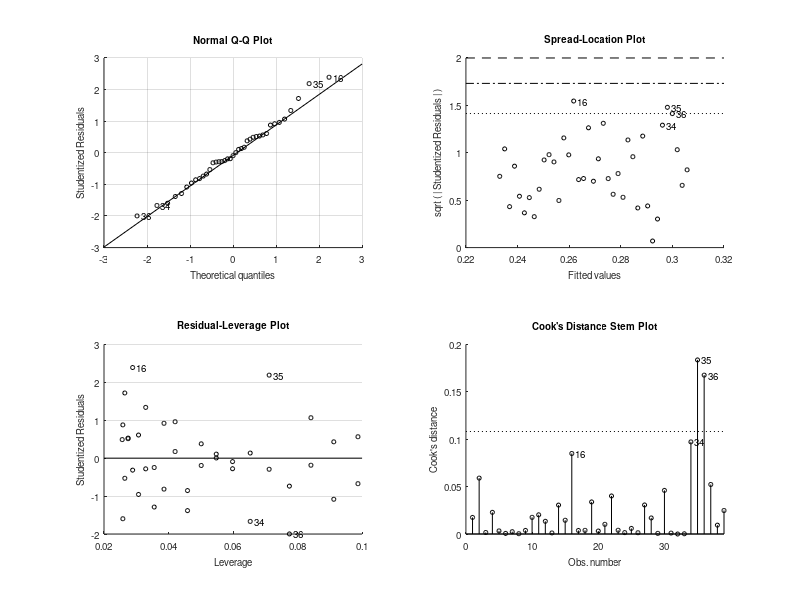
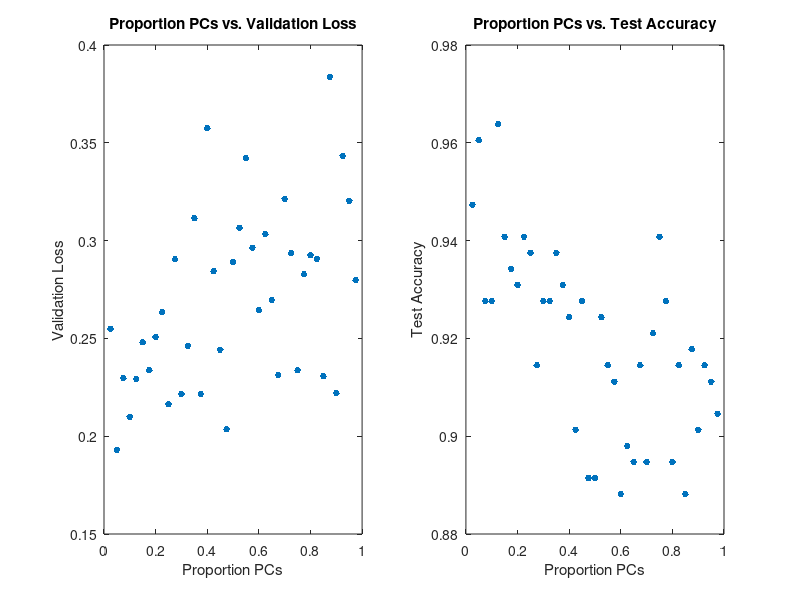

The MATLAB source for these figures, in order:
loss200 = csvread('loss_200.csv', 1, 0);
loss100 = csvread('loss.csv', 1, 0);
acc200 = csvread('accuracies_200.csv', 1, 0);
acc100 = csvread('accuracies.csv', 1, 0);


model_loss = fitlm(loss200(:,1),loss200(:,2));
model_acc = fitlm(acc200(:,1),acc200(:,2));

fig = subplot(1,2,1);
plot(loss200(:,1), loss200(:,2), '.', 'MarkerSize',15);
title('Proportion PCs vs. Validation Loss')
xlabel('Proportion PCs'), ylabel('Validation Loss')

subplot(1,2,2);
plot(acc200(:,1), acc200(:,2), '.', 'MarkerSize',15);
title('Proportion PCs vs. Test Accuracy')
xlabel('Proportion PCs'), ylabel('Test Accuracy')

